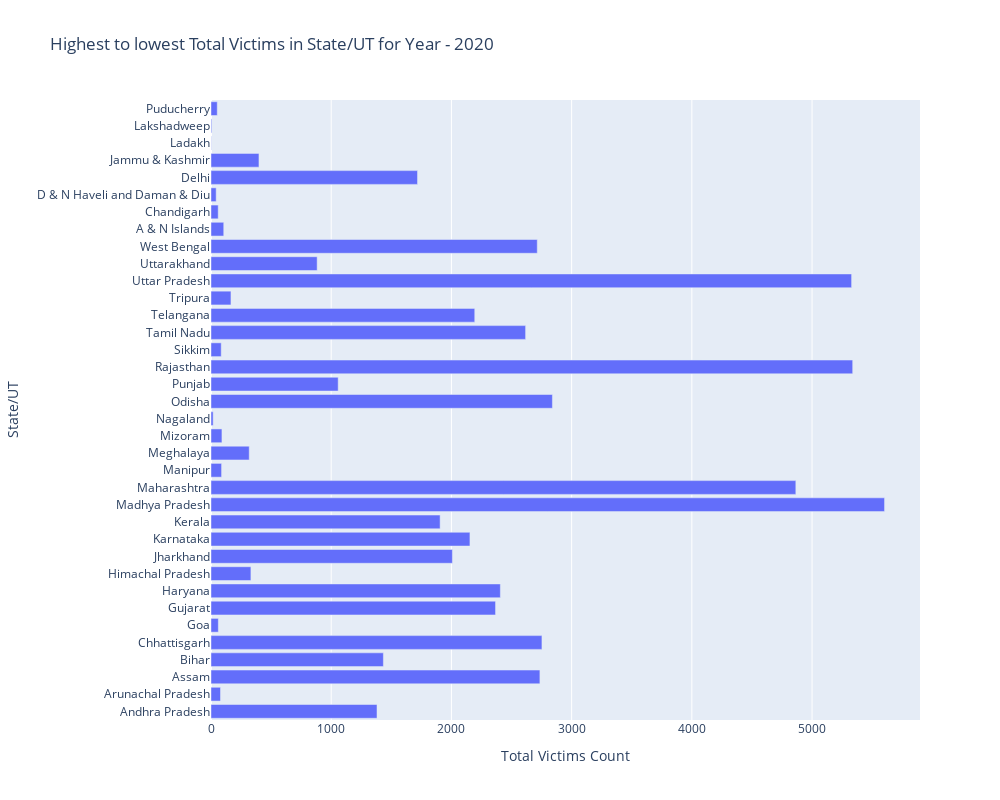

Notebook code cell kept with this figure:
### Code cell
# Create the bar chart
fig = px.bar(D20, y='State/UT', x='Total Victims', title='Highest to lowest Total Victims in State/UT for Year - 2020',
             labels={'Total Victims': 'Total Victims Count', 'State/UT': 'State/UT'})

# Increase the size of the graph
fig.update_layout(height=800, width=1000)

# Show the bar chart
fig.show()

### Figure 1 — Plotly figure (JSON) as saved in the notebook; plotly's stock layout.template omitted (floating-point values rounded to 4 significant figures)
{"data": [{"alignmentgroup": "True", "hovertemplate": "Total Victims Count=%{x}<br>State/UT=%{y}<extra></extra>", "legendgroup": "", "marker": {"color": "#636efa", "pattern": {"shape": ""}}, "name": "", "offsetgroup": "", "orientation": "h", "showlegend": false, "textposition": "auto", "type": "bar", "x": [1381, 79, 2736, 1434, 2753, 61, 2367, 2407, 332, 2008, 2154, 1906, 5603, 4865, 88, 318, 91, 18, 2840, 1058, 5338, 85, 2617, 2194, 166, 5329, 883, 2714, 106, 60, 43, 1718, 399, 2, 6, 52], "xaxis": "x", "y": ["Andhra Pradesh", "Arunachal Pradesh", "Assam", "Bihar", "Chhattisgarh", "Goa", "Gujarat", "Haryana", "Himachal Pradesh", "Jharkhand", "Karnataka", "Kerala", "Madhya Pradesh", "Maharashtra", "Manipur", "Meghalaya", "Mizoram", "Nagaland", "Odisha", "Punjab", "Rajasthan", "Sikkim", "Tamil Nadu", "Telangana", "Tripura", "Uttar Pradesh", "Uttarakhand", "West Bengal", "A & N Islands", "Chandigarh", "D & N Haveli and Daman & Diu", "Delhi", "Jammu & Kashmir", "Ladakh", "Lakshadweep", "Puducherry"], "yaxis": "y"}], "layout": {"barmode": "relative", "height": 800, "legend": {"tracegroupgap": 0}, "title": {"text": "Highest to lowest Total Victims in State/UT for Year - 2020"}, "width": 1000, "xaxis": {"anchor": "y", "domain": [0, 1], "title": {"text": "Total Victims Count"}}, "yaxis": {"anchor": "x", "domain": [0, 1], "title": {"text": "State/UT"}}}}
